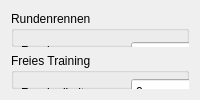
     <widget class="QWidget" name="tab_2" >
      <attribute name="title" >
       <string>Rennen</string>
      </attribute>
      <layout class="QGridLayout" >
       <item row="0" column="0" >
        <widget class="QGroupBox" name="groupBox" >
         <property name="title" >
          <string>Rundenrennen</string>
         </property>
         <widget class="QLabel" name="labelTimeLimitRoundRace" >
          <property name="geometry" >
           <rect>
            <x>10</x>
            <y>70</y>
            <width>101</width>
            <height>20</height>
           </rect>
          </property>
          <property name="text" >
           <string>Zeitlimit</string>
          </property>
         </widget>
         <widget class="QLabel" name="label_3" >
          <property name="geometry" >
           <rect>
            <x>10</x>
            <y>30</y>
            <width>102</width>
            <height>20</height>
           </rect>
          </property>
          <property name="text" >
           <string>Runden</string>
          </property>
         </widget>
         <widget class="QSpinBox" name="spinBoxLapCount" >
          <property name="geometry" >
           <rect>
            <x>120</x>
            <y>30</y>
            <width>91</width>
            <height>28</height>
           </rect>
          </property>
         </widget>
         <widget class="QTimeEdit" name="timeEditLapRace" >
          <property name="geometry" >
           <rect>
            <x>120</x>
            <y>70</y>
            <width>91</width>
            <height>28</height>
           </rect>
          </property>
          <property name="currentSection" >
           <enum>QDateTimeEdit::MinuteSection</enum>
          </property>
          <property name="displayFormat" >
           <string>mm:ss</string>
          </property>
         </widget>
         <widget class="QLabel" name="labelTimeLimitRoundRace_4" >
          <property name="geometry" >
           <rect>
            <x>220</x>
            <y>70</y>
            <width>121</width>
            <height>20</height>
           </rect>
          </property>
          <property name="text" >
           <string>(00:00 - kein Limit)</string>
          </property>
         </widget>
        </widget>
       </item>
       <item row="1" column="0" >
        <widget class="QGroupBox" name="groupBox_2" >
         <property name="title" >
          <string>Freies Training</string>
         </property>
         <widget class="QLabel" name="labelTimeLimitRoundRace_3" >
          <property name="geometry" >
           <rect>
            <x>10</x>
            <y>30</y>
            <width>101</width>
            <height>20</height>
           </rect>
          </property>
          <property name="text" >
           <string>Rundenlimit</string>
          </property>
         </widget>
         <widget class="QLabel" name="labelTimeLimitRoundRace_2" >
          <property name="geometry" >
           <rect>
            <x>10</x>
            <y>70</y>
            <width>101</width>
            <height>20</height>
           </rect>
          </property>
          <property name="text" >
           <string>Zeitlimit</string>
          </property>
         </widget>
         <widget class="QTimeEdit" name="timeEditTraining" >
          <property name="geometry" >
           <rect>
            <x>120</x>
            <y>70</y>
            <width>91</width>
            <height>28</height>
           </rect>
          </property>
          <property name="currentSection" >
           <enum>QDateTimeEdit::MinuteSection</enum>
          </property>
          <property name="displayFormat" >
           <string>mm:ss</string>
          </property>
         </widget>
         <widget class="QSpinBox" name="spinBoxTrainingLapLimit" >
          <property name="geometry" >
           <rect>
            <x>120</x>
            <y>25</y>
            <width>91</width>
            <height>28</height>
           </rect>
          </property>
         </widget>
         <widget class="QLabel" name="labelTimeLimitRoundRace_5" >
          <property name="geometry" >
           <rect>
            <x>220</x>
            <y>70</y>
            <width>121</width>
            <height>20</height>
           </rect>
          </property>
          <property name="text" >
           <string>(00:00 - kein Limit)</string>
          </property>
         </widget>
        </widget>
       </item>
      </layout>
     </widget>
